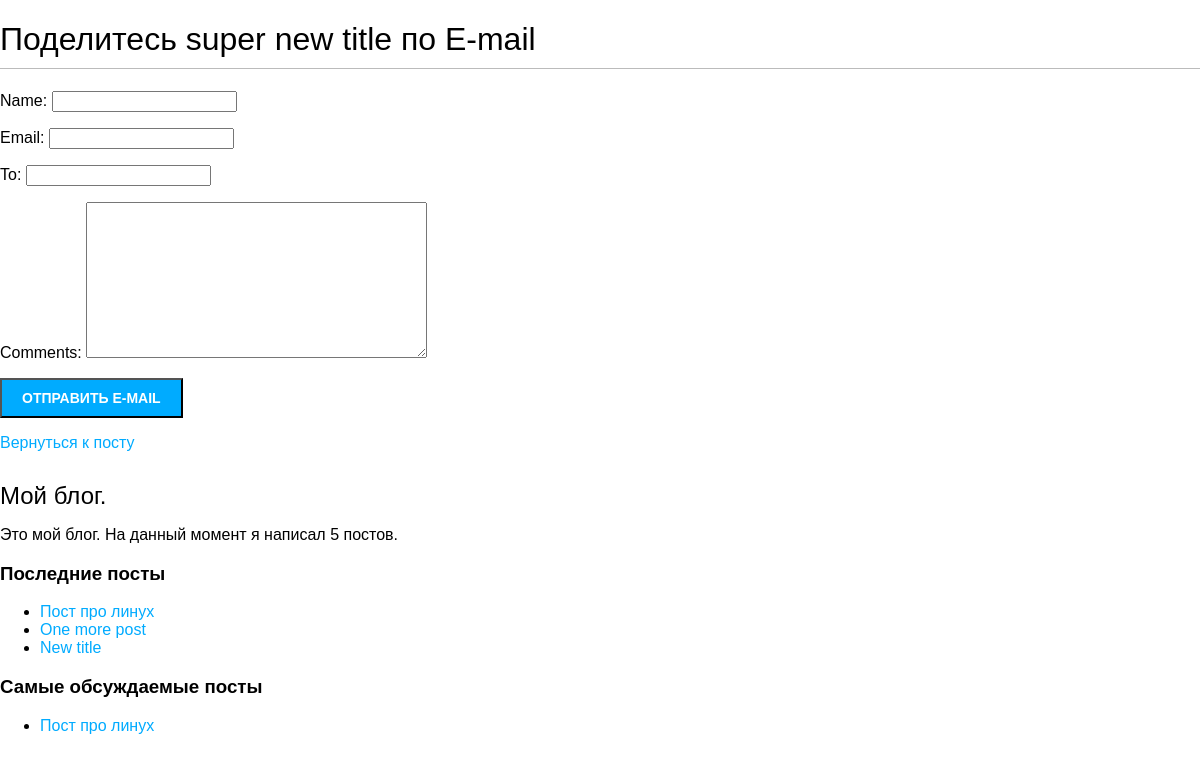
/blog/2/share/, run on an earlier commit of the app's database.
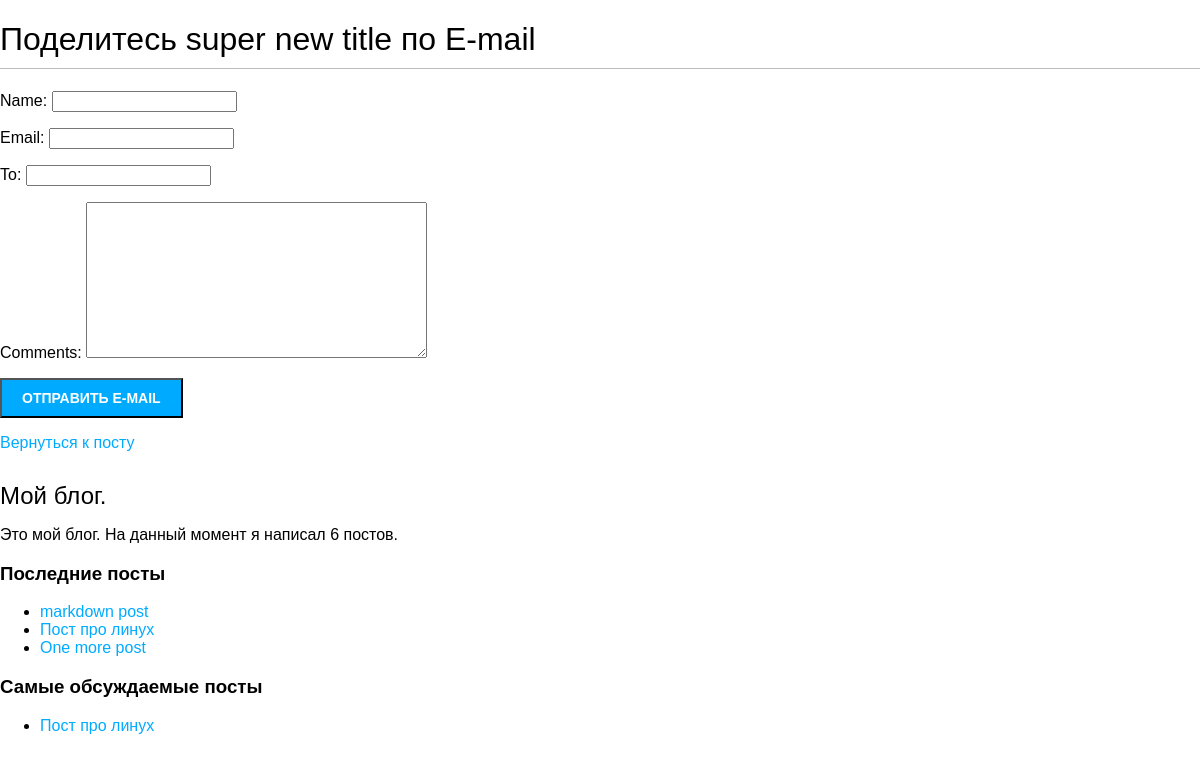
And on a later commit of the database.
### blog/models.py (models this page shows, shortened)
class Post(models.Model):
    class Status(models.TextChoices):
        DRAFT = "DF", "Черновик"
        PUBLISHED = "PB", "Опубликовано"
    title = models.CharField(max_length=250)
    slug = models.SlugField(
        max_length=250,
        unique_for_date="publish"
    )
    author = models.ForeignKey(
        User,
        on_delete=models.CASCADE,
        related_name="blog_posts",
    )
    body = models.TextField()
    publish = models.DateTimeField(default=timezone.now)
    created = models.DateTimeField(auto_now_add=True)
    update = models.DateTimeField(auto_now=True)
    status = models.CharField(
        max_length=2, choices=Status.choices, default=Status.DRAFT
    )
    objects = models.Manager()
    published = PublishedManager()
    tags = TaggableManager()
    class Meta:
        ordering = ["-publish"]
        indexes = [models.Index(fields=["-publish"])]
    def get_absolute_url(self):
        return reverse("blog:post_detail",
        args=[
            self.publish.year, # pylint: disable=E1101:no-member
            self.publish.month,  # pylint: disable=E1101:no-member
            self.publish.day,  # pylint: disable=E1101:no-member
            self.slug,
        ])

### blog/views.py (the view)
# urls.py: path("<int:post_id>/share/", post_share, name="post_share"),
def post_share(request, post_id):
    post = get_object_or_404(Post, id=post_id, status=Post.Status.PUBLISHED)
    sent = False
    if request.method == "POST":
        form = EmailPostForm(request.POST)
        if form.is_valid():
            cd = form.cleaned_data
            post_url = request.build_absolute_uri(post.get_absolute_url())
            subject = f"{cd['name']} рекомендуем вам почитать {post.title}"
            message = (
                f"Прочтите {post.title} на {post_url}\n\n"
                f"{cd['name']}'s ({cd['email']}) комментарии: {cd['comments']}"
            )
            send_mail(subject, message, settings.EMAIL_HOST_USER, [cd["to"]])
            sent = True
    else:
        form = EmailPostForm()
    return render(
        request, "blog/post/share.html", {"post": post, "form": form, "sent": sent}
    )

### blog/forms.py
class EmailPostForm(forms.Form):
    name = forms.CharField(max_length=25)
    email = forms.EmailField()
    to = forms.EmailField()
    comments = forms.CharField(required=False, widget=forms.Textarea)

### blog/models.py (called while the page is built)
    def get_queryset(self):
        return super().get_queryset().filter(status=Post.Status.PUBLISHED)

### blog/templatetags/blog_tags.py (called while the page is built)
@register.simple_tag
def total_posts():
    return Post.published.count()

@register.inclusion_tag("blog/post/latest_posts.html")
def show_latest_posts(count=5):
    latest_posts = Post.published.order_by("-publish")[:count]
    return {"latest_posts": latest_posts}

@register.simple_tag
def get_most_commented_posts(count=5):
    return Post.published.annotate(
        total_comments=Count("comments")
    ).exclude(total_comments=0).order_by("-total_comments")[:count]

### templates/blog/post/share.html (shortened to what this page needs)
{% extends 'blog/base.html' %}
{% block content %}
    {% if sent %}
        <h1>
            E-mail успешно отправлен.
        </h1>
        <p>
            "{{ post.title }}" был успешно отправлено на {{ form.cleaned_data.to }}
        </p>
    {% else %}
        <h1>Поделитесь {{ post.title }} по E-mail</h1>
        <form method="post">
            {{ form.as_p }}
            <input type="submit" value="Отправить E-mail">
        </form>
    {% endif %}
    <p>
        <a href="{{ post.get_absolute_url }}">
            Вернуться к посту
        </a>
    </p>
{% endblock  %}

### templates/blog/base.html (shortened to what this page needs)
 {% load blog_tags %}
 {% load static %}
<!DOCTYPE html>
<html lang="en">
<head>
    <link rel="stylesheet" href="{% static 'css/blog.css' %}">
</head>
<body>
    <div class="content">
        {% block content %}
        {% endblock  %}
    </div>
    <div class="sidebar">
        <h2>
            Мой блог.
        </h2>
        <p>
            Это мой блог.
            На данный момент я написал {% total_posts %} постов.
        </p>
        <h3>
            Последние посты
        </h3>
        {% show_latest_posts 3 %}
        <h3>
            Самые обсуждаемые посты
        </h3>
        {% get_most_commented_posts as most_commented_posts %}
        <ul>
            {% for post in most_commented_posts %}
                <li>
                    <a href="{{ post.get_absolute_url }}">
                        {{ post.title }}
                    </a>
                </li>
            {% endfor %}
        </ul>
    </div>
</body>
</html>

### templates/blog/post/latest_posts.html
<ul>
    {% for post in latest_posts %}
        <li>
            <a href="{{ post.get_absolute_url }}">{{ post.title }}</a>
        </li>
    {% endfor %}
</ul>

What changed in the data, as far as the page shows it:
no longer on this page (row unchanged): Post: title "New title", shown under "Последние посты"
added Post: title "markdown post", shown under "Последние посты"
Also different on the page:
text no longer shown: "5"
text now shown: "6"
